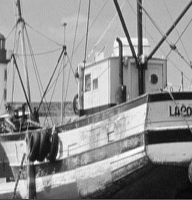
%> input picture fishing_boat.bmp, 192 x 200 px
$ octave testDCT.m   (GNU Octave 9; MATLAB toolbox functions it lacks are replaced by stand-ins)
%> lines starting %> are read from the running program, lines starting %| are printed output that depends on the picture
### pickupPoint.m
function [sampleImg,sampleVector,randlist,sparselist] = pickupPoint(img,pointsNum)
%this function is used to pick up random point in the img;
%input:
%     img            %the random points are chosen from img;
%     pointsNum      %pointsNum is the numeber of points chosen from the
%                     img
%output:
%     sampleImg      %sampled image
%
%
%10/20/2015  yihez@andrew.cmu.edu

[P,Q] = size(img);
randlist = sort(randperm(P*Q,pointsNum));    %generate randlist
imgVector = reshape(img',P*Q,1);       %vector of img
sampleVector = zeros(P*Q,1);
sampleVector(randlist) = imgVector(randlist);    %vector of sample img
sampleImg = reshape(sampleVector,Q,P)';   %img of sample img

sparselist = (sampleVector == 0);

### DCT.m
function [DCTcoef] = DCT(img)
%this function is used to generate coefficient matrix of DCT transfermation;
%input:
%     P            %find the DCT matrix of img;
%
%output:
%     DCTcoef      %the coefficient matrix of img;
%
%10/20/2015  yihez@andrew.cmu.edu


[P,Q]=size(img);
T=[];
for i = 1:P*Q
    for j = 1:P*Q
        inix = ceil(i/Q);
        iniy = mod(i,Q);
        DCTx = ceil(j/Q);
        DCTy = mod(j,Q);
        if DCTx == 1
            a = sqrt(1/P);
        else
            a = sqrt(2/P);
        end
        if DCTy == 1
            b = sqrt(1/Q);
        else
            b = sqrt(2/Q);
        end

        T(i,j) = a*b*cos(pi*(2*inix-1)*(DCTx-1)/(2*P))*cos(pi*(2*iniy-1)*(DCTy-1)/(2*Q));

    end
end
DCTcoef = T;

### OMP.m
function [newAlpha,setS,F,Anew] = OMP(A,B,lanbda)
% clear all;close all;clc;
% A=rand(10,10)
% B=rand(10,1)
[P,Q]=size(A);

alpha = [];
Anew = [];
setS = [];

F = B;

s_index = 1:1:P*Q;
for i = 1:Q
    norm_A(:,i) = A(:,i)/norm(A(:,i));
end
for p=1:1:lanbda
    simValue=[];
    for i = 1:Q
        simValue(i) = dot(norm_A(:,i),F);
    end
    [maxv,indexS] = max(abs(simValue));
    s = s_index(indexS);
    setS = [setS,s];
    Anew = A(:,setS);
    alpha = Anew\B;
    F = B-Anew*alpha;
    norm_A(:,indexS)=[];
    s_index(indexS)=[];
    [P,Q] = size(norm_A);
end
[P,Q]=size(A);
newAlpha = zeros(Q,1);
newAlpha(setS)=alpha;
%C = A*newAlpha;

### testDCT.m
clear all;close all;clc;
%test DCT
pointsNum = 50;
%devide the img
IniImg = imread('fishing_boat.bmp');
%> IniImg is the input picture: size 200x192 uint8; min 2, max 255, mean 145.5
IniImg = double(IniImg);
%> IniImg: size 200x192 double
[P,Q] = size(IniImg);
%> P = 200; Q = 192
blockSize = 8;
blockNumP = round(P/blockSize);
%> blockNumP = 25
blockNumQ = round(Q/blockSize);
%> blockNumQ = 24
processBlock = IniImg(1:8,1:8);
%> processBlock = [176 177 178 179 179 178 181 179; 177 176 177 178 178 178 178 177; 176 176 176 178 177 178 177 178; 177 177 178 177 178 177 178 177; 180 180 179 179 178 177 182 176; 181 181 180 179 179 177 184 176; 179 179 178 182 185 178 178 179; 178 178 179 181 183 180 182 181]
[sampleImg,sampleVector,randlist] = pickupPoint(processBlock,pointsNum);    %pointvector c
%> in pickupPoint, `imgVector = reshape(img',P*Q,1);`: imgVector = 64 values, max 185 at index 53, min 176 at index 1, mean 178.6
%> in pickupPoint, `sampleImg = reshape(sampleVector,Q,P)';`: sampleImg = [0 177 178 179 179 178 181 179; 177 0 177 0 178 178 0 177; 176 176 176 178 0 178 177 178; 177 0 178 177 178 0 0 177; 180 180 179 179 178 177 0 0; 181 181 180 0 179 0 184 176; 179 179 178 182 185 0 178 179; 178 178 0 181 183 180 182 181]
%> in pickupPoint, `sparselist = (sampleVector == 0);`: sparselist = 64 logical values, 14 true
%> sampleVector = 64 values, max 185 at index 53, min 0 at index 1, mean 139.7; randlist = 50 values from 2 to 64

DCTMatrix = DCT(sampleImg);      %T
%> after the loop in DCT, `for i = 1:P*Q`:
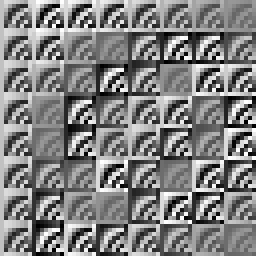
%> T: size 64x64 double (shown 4 times larger); min -0.24, max 0.24, mean 0.00427; drawn with min black and max white
DCTMatrixA = DCTMatrix;
sparselist = (sampleVector == 0);
%> sparselist = 64 logical values, 14 true
sampleVector(sparselist)=[];    %B
DCTMatrixA(sparselist,:)=[];   %A
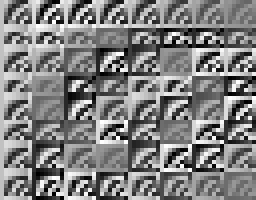
%> DCTMatrixA: size 50x64 double (shown 4 times larger); min -0.24, max 0.24, mean 0.00269; drawn with min black and max white

[alpha,setS,F,Anew] = OMP(DCTMatrixA,sampleVector');  %claculate alpha
%> in OMP, `F = B;`: F = 50 values, max 185 at index 41, min 176 at index 13, mean 178.8
%> the run ends on the next line
